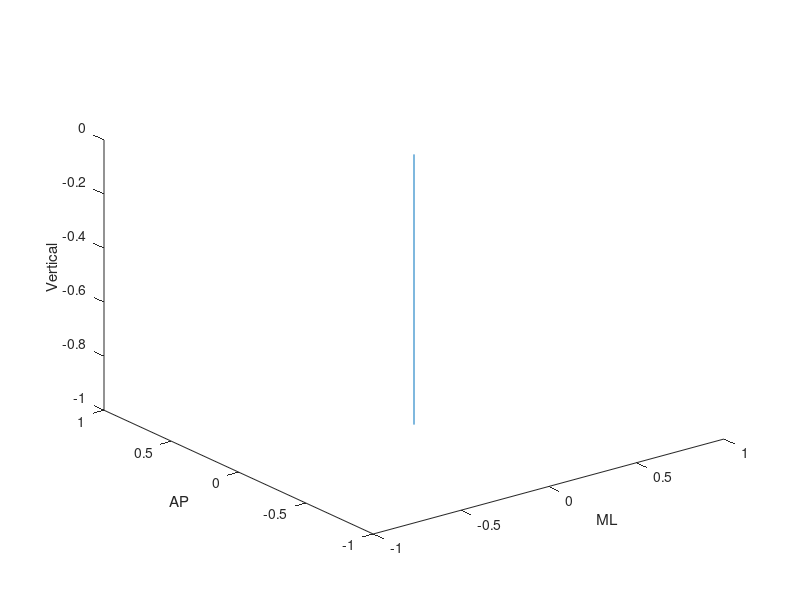

This figure's MATLAB source: (Note: this script raises an error after producing the figure.)

u_0 = [0;0;0];
u = [0;0;-1];


figure()
plot3([u_0(1) u(1)],[u_0(2) u(2)],[u_0(3) u(3)])
xlabel('ML')
ylabel('AP')
zlabel('Vertical')
hold on 

theta = -30*pi/180;
u2 = Ry(theta)*u;
plot3([u_0(1) u2(1)],[u_0(2) u2(2)],[u_0(3) u2(3)])

theta = 30*pi/180;
u3 = Rx(theta)*u2;
plot3([u_0(1) u3(1)],[u_0(2) u3(2)],[u_0(3) u3(3)])

n_yz = [1;0;0];
n_xz = [0;1;0];

%n = cross(u,v);
%dir_1 = dot(u,cross(v,n));
    
v_yz = u3 - dot(u3,n_yz)*n_yz;
phi = acosd(dot(n_xz,u3)./(norm(n_xz)*norm(u3)));
phi
v_xz = u3 - dot(u3,n_xz)*n_xz;
phi = acosd(dot(n_yz,v_xz)./(norm(n_yz)*norm(v_xz)));
phi


function rMat = Rx(theta)
    rMat = [1 0 0;0 cos(theta) -sin(theta);0 sin(theta) cos(theta)];
end
function rMat = Ry(theta)
    rMat = [cos(theta) 0 sin(theta);0 1 0;-sin(theta) 0 cos(theta)];
end
function rMat = Rz(theta)
    rMat = [cos(theta) -sin(theta) 0; sin(theta) cos(theta) 0; 0 0 1];
end

